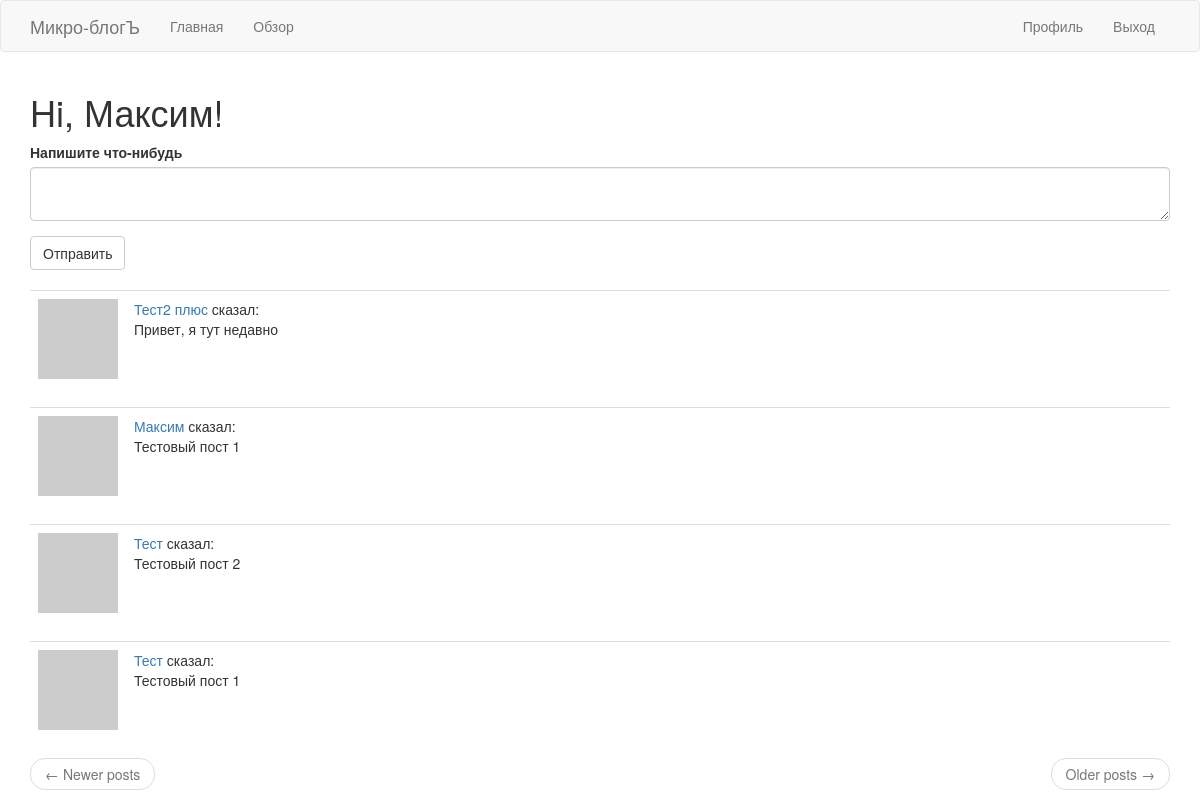
Before: /index/ (signed in) with the older database file.
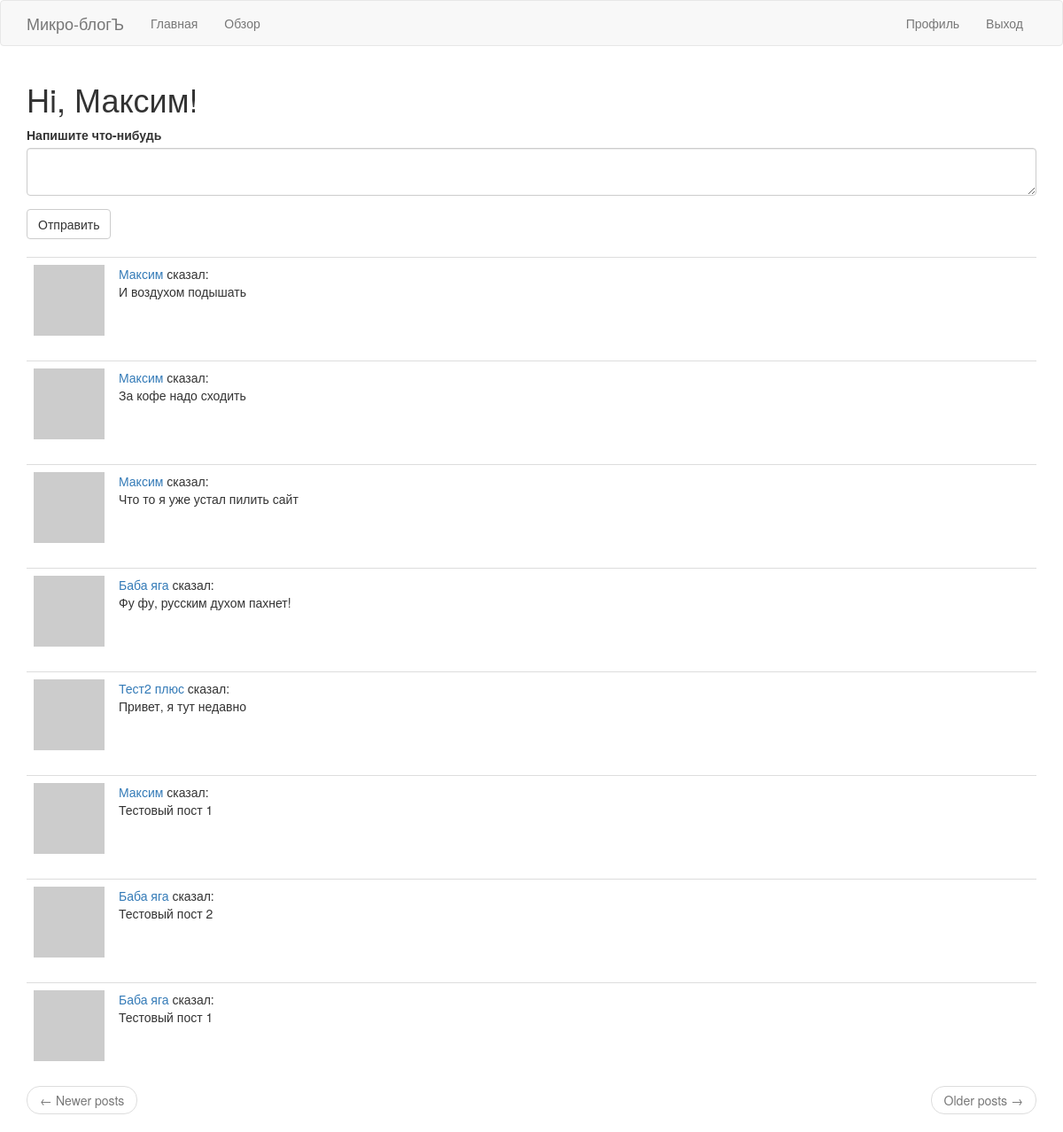
After: the same page with the newer database file.
### app/models.py (models this page shows, shortened)
class User(UserMixin, db.Model):
    id = db.Column(db.Integer, primary_key=True)
    username = db.Column(db.String(64), index=True, unique=True)
    email = db.Column(db.String(120), index=True, unique=True)
    password_hash = db.Column(db.String(128))
    posts = db.relationship('Post', backref='author', lazy='dynamic')
    about_me = db.Column(db.String(140))
    last_seen = db.Column(db.DateTime, default=datetime.utcnow)
    followed = db.relationship(
        'User', secondary=followers,
        primaryjoin=(followers.c.follower_id == id),
        secondaryjoin=(followers.c.followed_id == id),
        backref=db.backref('followers', lazy='dynamic'), lazy='dynamic')
    def avatar(self, size):
        digest = md5(self.email.lower().encode('utf-8')).hexdigest()
        return 'https://www.gravatar.com/avatar/{}?d=identicon&s={}'.format(
            digest, size)
    def followed_posts(self):
        followed = Post.query.join(
            followers, (followers.c.followed_id == Post.user_id)).filter(
                followers.c.follower_id == self.id)
        own = Post.query.filter_by(user_id=self.id)
        return followed.union(own).order_by(Post.timestamp.desc())

class Post(db.Model):
    id = db.Column(db.Integer, primary_key=True)
    body = db.Column(db.String(140))
    timestamp = db.Column(db.DateTime, index=True, default=datetime.utcnow)
    user_id = db.Column(db.Integer, db.ForeignKey('user.id'))

### app/routes.py (the view)
@app.route('/', methods=['GET', 'POST'])
@app.route('/index/', methods=['GET', 'POST'])
@login_required
def index():
    form = PostForm()
    if form.validate_on_submit():
        post = Post(body=form.post.data, author=current_user)
        db.session.add(post)
        db.session.commit()
        flash('Ваше сообщение опубликовано!')
        return redirect(url_for('index'))
    page = request.args.get('page', 1, type=int)
    posts = current_user.followed_posts().paginate(page, app.config['POSTS_PER_PAGE'], False)
    next_url = url_for('index', page=posts.next_num) if posts.has_next else None
    prev_url = url_for('index', page=posts.prev_num) if posts.has_prev else None
    return render_template('index.html', title='Home', posts=posts.items, form=form, next_url=next_url,
                           prev_url=prev_url)

### app/forms.py
class PostForm(FlaskForm):
    post = TextAreaField('Напишите что-нибудь', validators=[DataRequired(), Length(min=1, max=140)])
    submit = SubmitField('Отправить')

### app/models.py (called while the page is built)
@login.user_loader
def load_user(id):
    return User.query.get(int(id))

### app/routes.py (called while the page is built)
@app.before_request
def before_request():
    if current_user.is_authenticated:
        current_user.last_seen = datetime.utcnow()
        db.session.commit()

### app/templates/index.html
{% extends "base.html" %}
{% import 'bootstrap/wtf.html' as wtf %}
{% block app_content %}
    <h1>Hi, {{ current_user.username }}!</h1>
    {% if form %}
    {{ wtf.quick_form(form) }}
    <br>
    {% endif %}
    {% for post in posts %}
        {% include '_post.html' %}
    {% endfor %}
    <nav aria-label="...">
        <ul class="pager">
            <li class="previous{% if not prev_url %} disabled{% endif %}">
                <a href="{{ prev_url or '#' }}">
                    <span aria-hidden="true">&larr;</span> Newer posts
                </a>
            </li>
            <li class="next{% if not next_url %} disabled{% endif %}">
                <a href="{{ next_url or '#' }}">
                    Older posts <span aria-hidden="true">&rarr;</span>
                </a>
            </li>
        </ul>
    </nav>
{% endblock %}

### app/templates/base.html (shortened to what this page needs)
{% extends 'bootstrap/base.html' %}
{% block navbar %}
    <nav class="navbar navbar-default">
        <div class="container">
            <div class="navbar-header">
                <a class="navbar-brand" href="{{ url_for('index') }}">Микро-блогЪ</a>
            </div>
            <div class="collapse navbar-collapse" id="bs-example-navbar-collapse-1">
                <ul class="nav navbar-nav">
                    <li><a href="{{ url_for('index') }}">Главная</a></li>
                    <li><a href="{{ url_for('explore') }}">Обзор</a></li>
                </ul>
                <ul class="nav navbar-nav navbar-right">
                    {% if current_user.is_anonymous %}
                    <li><a href="{{ url_for('login') }}">Вход</a></li>
                    {% else %}
                    <li><a href="{{ url_for('user', username=current_user.username) }}">Профиль</a></li>
                    <li><a href="{{ url_for('logout') }}">Выход</a></li>
                    {% endif %}
                </ul>
            </div>
        </div>
    </nav>
{% endblock %}
{% block content %}
    <div class="container">
        {% block app_content %}{% endblock %}
    </div>
{% endblock %}

### app/templates/_post.html
    <table class="table table-hover">
        <tr>
            <td width="70px">
                <a href="{{ url_for('user', username=post.author.username) }}">
                    <img src="{{ post.author.avatar(70) }}" />
                </a>
            </td>
            <td>
                <a href="{{ url_for('user', username=post.author.username) }}">
                    {{ post.author.username }}
                </a>
                сказал:
                <br>
                {{ post.body }}
            </td>
        </tr>
    </table>

Changed rows visible on the page:
added Post: author.username "Максим", body "И воздухом подышать"
added Post: author.username "Максим", body "За кофе надо сходить"
added Post: author.username "Максим", body "Что то я уже устал пилить сайт"
added Post: author.username "Баба яга", body "Фу фу, русским духом пахнет!"
changed through a linked row, Post "Тестовый пост 2": author.username "Тест" → "Баба яга"
changed through a linked row, Post (number 8 of 8 on the later page): author.username "Тест" → "Баба яга"
